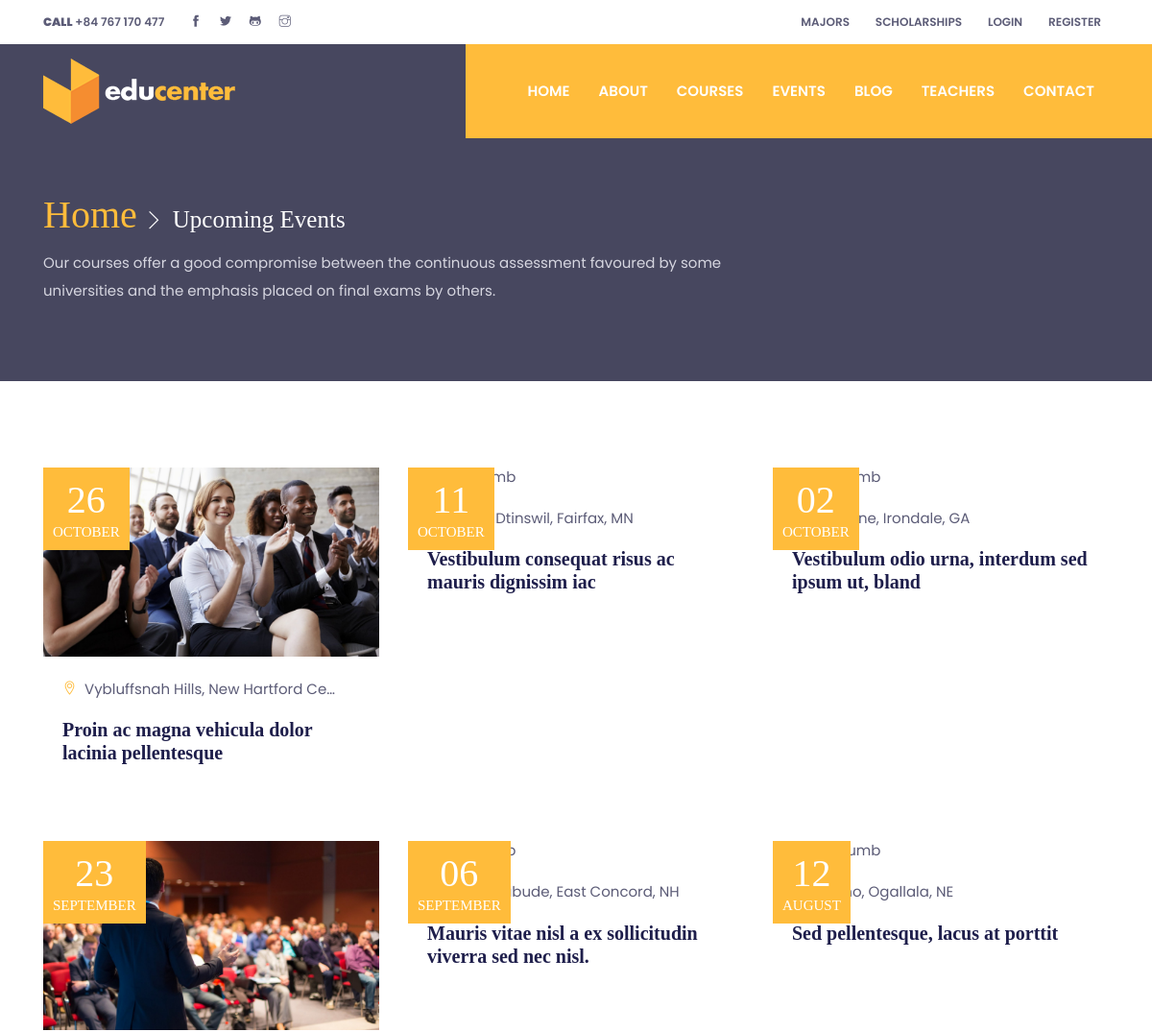
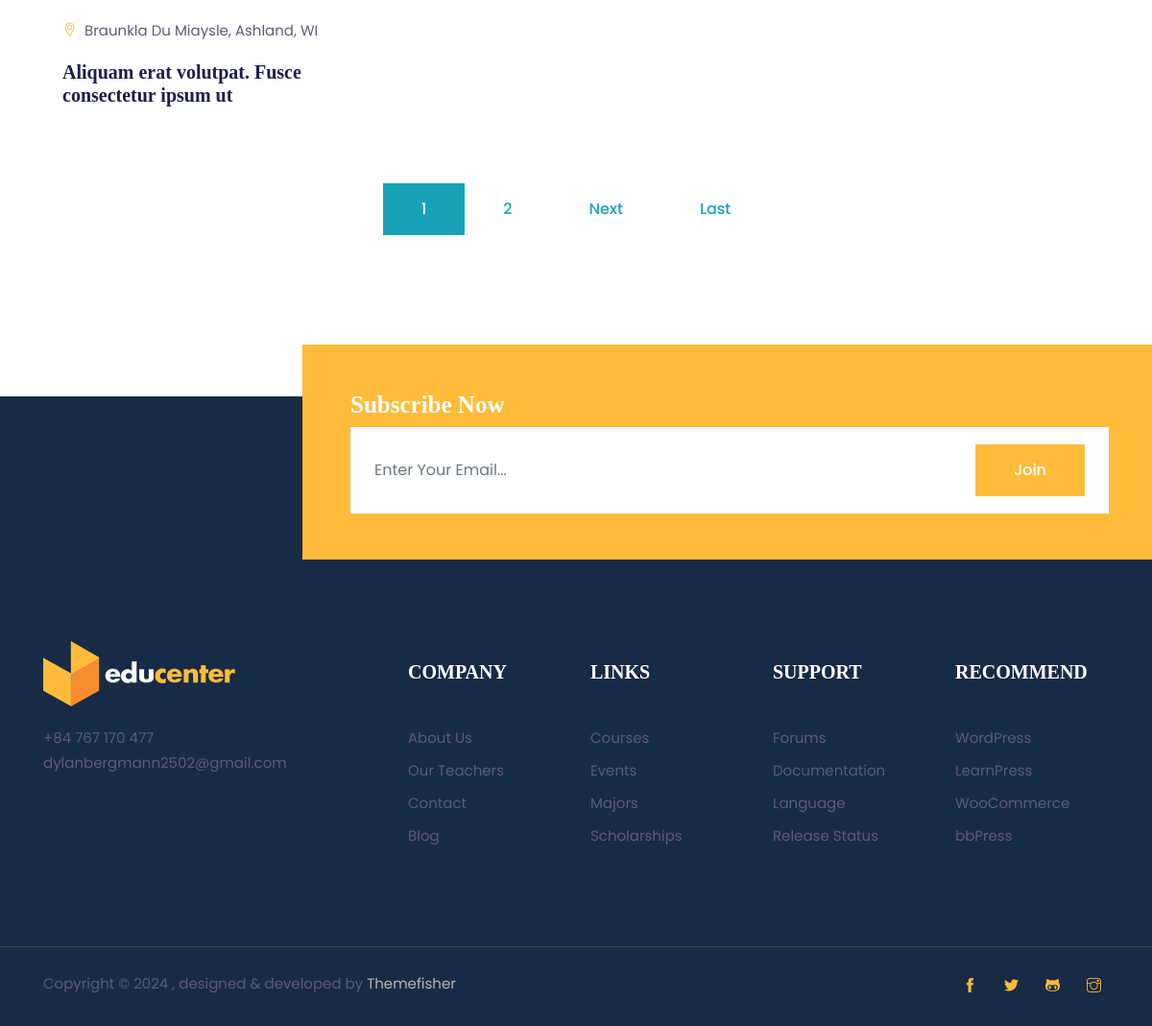
Screenshot of /events/ with the database file from the repository (2 pictures, top to bottom).
### postings/models.py (models this page shows, shortened)
class Event(models.Model):
    event = models.CharField(verbose_name="Event Name",max_length=120)
    date_time = models.DateTimeField(verbose_name="Date & Time")
    location = models.CharField(max_length=100)
    fee = MoneyField(default_currency='USD', max_digits=11)
    description = models.TextField()
    image = models.ImageField(default='default_pics/default_event.jpg', upload_to='event_pics')
    speakers = models.ManyToManyField(Teacher, verbose_name="Speakers")

### postings/views.py (the view)
# urls.py: path('events/', postings_views.EventListView.as_view(), name='event-list'),
class EventListView(ListView):
    queryset = Event.objects.all().order_by("-date_time")
    context_object_name = "events"
    template_name = "postings/event_list.html"
    paginate_by = 6
    def get_context_data(self, **kwargs):
        context = super().get_context_data(**kwargs)
        context['title'] = "Upcoming Events"
        return context

### templates/postings/event_list.html (shortened to what this page needs)
{% extends "main/base.html" %}
{% load static %}
{% block content %}
{% include "main/page_title_to_home.html" %}
<section class="section">
  <div class="container">
    <div class="row">
      {% for event in events %}
        <div class="col-lg-4 col-sm-6 mb-5">
          <div class="card border-0 rounded-0 hover-shadow">
            <div class="card-img position-relative">
              <img class="card-img-top rounded-0" src="{{event.image.url}}" alt="event thumb">
              <div class="card-date"><span>{{event.date_time|date:"d"}}</span><br>{{event.date_time|date:"F"}}</div>
            </div>
            <div class="card-body">
              <p><i class="ti-location-pin text-primary mr-2"></i>{{event.location|truncatechars:35}}</p>
              <a href="{% url 'event-detail' event.id %}">
                <h4 class="card-title">{{event.event|truncatechars:60}}</h4>
              </a>
            </div>
          </div>
        </div>
      {% endfor %}
    </div>
  </div>
  <div class="d-flex justify-content-center flex-nowrap">
    {% if is_paginated %}
      {% for num in page_obj.paginator.page_range %}
          {% if page_obj.number == num %}
            <a class="btn btn-info mb-4" href="?page={{ num }}">{{ num }}</a>
          {% elif num > page_obj.number|add:'-3' and num < page_obj.number|add:'3' %}
            <a class="btn btn-outline-info mb-4" href="?page={{ num }}">{{ num }}</a>
          {% endif %}
      {% endfor %}
      {% if page_obj.has_next %}
          <a class="btn btn-outline-info mb-4" href="?page={{ page_obj.next_page_number}}">Next</a>
          <a class="btn btn-outline-info mb-4" href="?page={{ page_obj.paginator.num_pages }}">Last</a>
      {% endif %}
    {% endif %}
  </div>
</section>
{% endblock content %}

### templates/main/base.html (shortened to what this page needs)
{% load static %}
<!DOCTYPE html>
<html lang="en">
<head>
  <link rel="stylesheet" href="{% static 'plugins/bootstrap/bootstrap.min.css' %}">
  <link rel="stylesheet" href="{% static 'plugins/slick/slick.css' %}">
  <link rel="stylesheet" href="{% static 'plugins/themify-icons/themify-icons.css' %}">
  <link rel="stylesheet" href="{% static 'plugins/animate/animate.css' %}">
  <link rel="stylesheet" href="{% static 'plugins/aos/aos.css' %}">
  <link rel="stylesheet" href="{% static 'plugins/venobox/venobox.css' %}">
  <link href="{% static 'css/style.css' %}" rel="stylesheet">
</head>
<body>
<header class="fixed-top header">
  <div class="top-header py-2 bg-white">
    <div class="container">
      <div class="row no-gutters">
        <div class="col-lg-4 text-center text-lg-left">
          <a class="text-color mr-3" href="tel:+84767170477"><strong>CALL</strong> +84 767 170 477</a>
          <ul class="list-inline d-inline">
            <li class="list-inline-item mx-0"><a class="d-inline-block p-2 text-color" href="https://github.com/DylanBergmann2502"><i class="ti-facebook"></i></a></li>
            <li class="list-inline-item mx-0"><a class="d-inline-block p-2 text-color" href="https://github.com/DylanBergmann2502"><i class="ti-twitter-alt"></i></a></li>
            <li class="list-inline-item mx-0"><a class="d-inline-block p-2 text-color" href="https://github.com/DylanBergmann2502"><i class="ti-github"></i></a></li>
            <li class="list-inline-item mx-0"><a class="d-inline-block p-2 text-color" href="https://github.com/DylanBergmann2502"><i class="ti-instagram"></i></a></li>
          </ul>
        </div>
        <div class="col-lg-8 text-center text-lg-right">
          <ul class="list-inline">
            <li class="list-inline-item"><a class="text-uppercase text-color p-sm-2 py-2 px-0 d-inline-block" href="{% url 'major-list' %}">MAJORS</a></li>
            <li class="list-inline-item"><a class="text-uppercase text-color p-sm-2 py-2 px-0 d-inline-block" href="{% url 'scholarship-list' %}">SCHOLARSHIPS</a></li>
            {% if user.is_authenticated %}
              {% if user.is_staff == True or user.is_teacher == True or user.is_student == True %}
                <li class="list-inline-item"><a class="text-uppercase text-color p-sm-2 py-2 px-0 d-inline-block" href="{% url 'password_change' %}">CHANGE PASSWORD</a></li>
              {% endif %}
              <li class="list-inline-item"><a class="text-uppercase text-color p-sm-2 py-2 px-0 d-inline-block" href="{% url 'logout' %}">LOGOUT</a></li>
            {% else %}
              <li class="list-inline-item"><a class="text-uppercase text-color p-sm-2 py-2 px-0 d-inline-block" href="{% url 'login' %}">LOGIN</a></li>
              <li class="list-inline-item"><a class="text-uppercase text-color p-sm-2 py-2 px-0 d-inline-block" href="{% url 'register' %}">REGISTER</a></li>
            {% endif %}
          </ul>
        </div>
      </div>
    </div>
  </div>
  <div class="navigation w-100">
    <div class="container">
      <nav class="navbar navbar-expand-lg navbar-dark p-0">
        <a class="navbar-brand" href="{% url 'home' %}"><img src="{% static 'images/logo.png' %}" alt="logo"></a>
        <div class="collapse navbar-collapse" id="navigation">
          <ul class="navbar-nav ml-auto text-center">
            <li class="nav-item @@home">
              <a class="nav-link" href="{% url 'home' %}">Home</a>
            </li>
            <li class="nav-item @@about">
              <a class="nav-link" href="{% url 'about' %}">About</a>
            </li>
            <li class="nav-item @@courses">
              <a class="nav-link" href="{% url 'course-list' %}">COURSES</a>
            </li>
            <li class="nav-item @@events">
              <a class="nav-link" href="{% url 'event-list' %}">EVENTS</a>
            </li>
            <li class="nav-item @@blog">
              <a class="nav-link" href="{% url 'blog-list' %}">BLOG</a>
            </li>
            <li class="nav-item @@teacher">
              <a class="nav-link" href="{% url 'teacher-list' %}">TEACHERS</a>
            </li>
            <li class="nav-item @@contact">
              <a class="nav-link" href="{% url 'contact' %}">CONTACT</a>
            </li>
          </ul>
        </div>
      </nav>
    </div>
  </div>
</header>
{% block content %}{% endblock content %}
<footer>
  <div class="newsletter">
    <div class="container">
      <div class="row">
        <div class="col-md-9 ml-auto bg-primary py-5 newsletter-block">
          <h3 class="text-white">Subscribe Now</h3>
          <form action="">
            <div class="input-wrapper">
              <input type="email" class="form-control border-0" id="newsletter" name="newsletter" placeholder="Enter Your Email...">
              <button type="submit" value="send" class="btn btn-primary">Join</button>
            </div>
          </form>
        </div>
      </div>
    </div>
  </div>
  <div class="footer bg-footer section border-bottom">
    <div class="container">
      <div class="row">
        <div class="col-lg-4 col-sm-8 mb-5 mb-lg-0">
          <a class="logo-footer" href="{% url 'home' %}"><img class="img-fluid mb-4" src="{% static 'images/logo.png' %}" alt="logo"></a>
          <ul class="list-unstyled">
            <li class="mb-2">+84 767 170 477</li>
            <li class="mb-2">dylanbergmann2502@gmail.com</li>
          </ul>
        </div>
        <div class="col-lg-2 col-md-3 col-sm-4 col-6 mb-5 mb-md-0">
          <h4 class="text-white mb-5">COMPANY</h4>
          <ul class="list-unstyled">
            <li class="mb-3"><a class="text-color" href="{% url 'about' %}">About Us</a></li>
            <li class="mb-3"><a class="text-color" href="{% url 'teacher-list' %}">Our Teachers</a></li>
            <li class="mb-3"><a class="text-color" href="{% url 'contact' %}">Contact</a></li>
            <li class="mb-3"><a class="text-color" href="{% url 'blog-list' %}">Blog</a></li>
          </ul>
        </div>
        <div class="col-lg-2 col-md-3 col-sm-4 col-6 mb-5 mb-md-0">
          <h4 class="text-white mb-5">LINKS</h4>
          <ul class="list-unstyled">
            <li class="mb-3"><a class="text-color" href="{% url 'course-list' %}">Courses</a></li>
            <li class="mb-3"><a class="text-color" href="{% url 'event-list' %}">Events</a></li>
            <li class="mb-3"><a class="text-color" href="{% url 'major-list' %}">Majors</a></li>
            <li class="mb-3"><a class="text-color" href="{% url 'scholarship-list' %}">Scholarships</a></li>
          </ul>
        </div>
        <div class="col-lg-2 col-md-3 col-sm-4 col-6 mb-5 mb-md-0">
          <h4 class="text-white mb-5">SUPPORT</h4>
          <ul class="list-unstyled">
            <li class="mb-3"><a class="text-color" href="https://github.com/DylanBergmann2502">Forums</a></li>
            <li class="mb-3"><a class="text-color" href="https://github.com/DylanBergmann2502">Documentation</a></li>
            <li class="mb-3"><a class="text-color" href="https://github.com/DylanBergmann2502">Language</a></li>
            <li class="mb-3"><a class="text-color" href="https://github.com/DylanBergmann2502">Release Status</a></li>
          </ul>
        </div>
        <div class="col-lg-2 col-md-3 col-sm-4 col-6 mb-5 mb-md-0">
          <h4 class="text-white mb-5">RECOMMEND</h4>
          <ul class="list-unstyled">
            <li class="mb-3"><a class="text-color" href="https://github.com/DylanBergmann2502">WordPress</a></li>
            <li class="mb-3"><a class="text-color" href="https://github.com/DylanBergmann2502">LearnPress</a></li>
            <li class="mb-3"><a class="text-color" href="https://github.com/DylanBergmann2502">WooCommerce</a></li>
            <li class="mb-3"><a class="text-color" href="https://github.com/DylanBergmann2502">bbPress</a></li>
          </ul>
        </div>
      </div>
    </div>
  </div>
  <div class="copyright py-4 bg-footer">
    <div class="container">
      <div class="row">
        <div class="col-sm-7 text-sm-left text-center">
          <p class="mb-0">Copyright &copy;
            , designed & developed by <a href="https://themefisher.com/" class="text-muted">Themefisher</a>
          </p>
        </div>
        <div class="col-sm-5 text-sm-right text-center">
          <ul class="list-inline">
            <li class="list-inline-item"><a class="d-inline-block p-2" href="https://facebook.com/themefisher/"><i class="ti-facebook text-primary"></i></a></li>
            <li class="list-inline-item"><a class="d-inline-block p-2" href="https://twitter.com/themefisher"><i class="ti-twitter-alt text-primary"></i></a></li>
            <li class="list-inline-item"><a class="d-inline-block p-2" href="https://github.com/themefisher"><i class="ti-github text-primary"></i></a></li>
            <li class="list-inline-item"><a class="d-inline-block p-2" href="https://instagram.com/themefisher/"><i class="ti-instagram text-primary"></i></a></li>
          </ul>
        </div>
      </div>
    </div>
  </div>
</footer>
</body>
</html>

### templates/main/page_title_to_home.html
{% load static %}
<section class="page-title-section overlay" data-background="{% static 'images/backgrounds/page-title.jpg' %}">
  <div class="container">
    <div class="row">
      <div class="col-md-8">
        <ul class="list-inline custom-breadcrumb mb-2">
          <li class="list-inline-item"><a class="h2 text-primary font-secondary" href="{% url 'home' %}">Home</a></li>
          <li class="list-inline-item text-white h3 font-secondary nasted">{{title}}</li>
        </ul>
        <p class="text-lighten mb-0">Our courses offer a good compromise between the continuous assessment favoured by some universities and the emphasis placed on final exams by others.</p>
      </div>
    </div>
  </div>
</section>

### static/css/style.css (style rules this page uses)
body { line-height: 1.2; font-family: "Poppins", sans-serif; -webkit-font-smoothing: antialiased; font-size: 15px; color: #5c5c77; }
p, .paragraph { font-weight: 400; color: #5c5c77; font-size: 15px; line-height: 1.9; font-family: "Poppins", sans-serif; }
h1, h2, h3, h4, h5, h6 { color: #1e1e4b; font-family: "futura-bold"; font-weight: 700; line-height: 1.2; }
h2, .h2 { font-size: 40px; }
h3, .h3 { font-size: 25px; }
h4, .h4 { font-size: 20px; }
.btn { font-size: 16px; font-family: "Poppins", sans-serif; text-transform: capitalize; padding: 15px 40px; border-radius: 0; font-weight: 500; border: 0; position: relative; z-index: 1; transition: 0.2s ease; overflow: hidden; white-space: nowrap; }
.btn::before { position: absolute; content: ""; height: 80%; width: 100%; left: 0; bottom: 10%; z-index: -1; transition: transform 0.2s ease-in-out; transform-origin: top; transform: scaleY(0); }
.btn-primary { color: #fff; background-color: #ffbc3b; }
.btn-primary::before { background-color: #fff; }
body { background-color: #fff; overflow-x: hidden; }
ol, ul { list-style-type: none; margin: 0px; }
img { vertical-align: middle; border: 0; }
a, a:hover, a:focus { text-decoration: none; }
a, button, select { cursor: pointer; transition: 0.2s ease; }
h4 { transition: 0.2s ease; }
.section { padding-top: 90px; padding-bottom: 90px; }
.overlay { position: relative; }
.overlay::before { position: absolute; content: ""; height: 100%; width: 100%; top: 0; left: 0; background: #1a1a37; opacity: 0.8; }
.bg-primary { background: #ffbc3b !important; }
.text-primary { color: #ffbc3b !important; }
.text-color { color: #5c5c77; }
.text-lighten { color: #d6d6e0 !important; }
.text-muted { color: #b5b5b7 !important; }
.font-secondary { font-family: "futura-bold"; }
.page-title-section { padding: 200px 0 80px; }
.custom-breadcrumb li.nasted { position: relative; padding-left: 25px; }
.custom-breadcrumb li.nasted::before { position: absolute; font-family: "themify"; content: "\e649"; font-size: 20px; top: 50%; left: -5px; color: #fff; transform: translateY(-50%); }
.top-header { font-size: 12px; transition: transform 0.2s ease; transform-origin: top; font-weight: 600; }
.navigation { background: linear-gradient(to right, transparent 50%, #ffbc3b 50%); transition: 0.2s ease; }
.navbar-nav { padding-left: 50px; background: #ffbc3b; }
.nav-item { margin: 0 15px; position: relative; }
.nav-item .nav-link { text-transform: uppercase; font-weight: 600; }
.nav-item::before { position: absolute; left: 0; bottom: 0; height: 6px; width: 100%; content: ""; background: #fff; transform: scaleY(0); transform-origin: top; transition: transform 0.3s ease; pointer-events: none; }
.navbar-dark .navbar-nav .nav-link { color: #fff; }
.navbar-expand-lg .navbar-nav .nav-link { padding: 40px 0px; }
.hover-shadow { transition: 0.3s ease; }
.card-date { position: absolute; background: #ffbc3b; font-family: "futura-bold"; text-align: center; padding: 10px; color: #fff; top: 0; left: 0; text-transform: uppercase; }
.card-date span { font-size: 40px; }
.newsletter { background-image: linear-gradient(to right, transparent 50%, #ffbc3b 50%); margin-bottom: -170px; position: relative; z-index: 1; }
.newsletter-block { padding-left: 50px; }
.input-wrapper { position: relative; }
.input-wrapper button { position: absolute; right: 25px; top: 50%; transform: translateY(-50%); }
.form-control { height: 60px; background: #fff; border-radius: 0; padding-left: 25px; }
.newsletter-block .form-control { height: 90px; }
.bg-footer { background-color: #182b45; }
.logo-footer { margin-top: -20px; display: inline-block; }
.footer { border-color: #494a43 !important; padding-top: 275px; }

### rows the page displays
Event: image (picture), date_time "26", date_time "OCTOBER", location "Vybluffsnah Hills, New Hartford Ce…", event "Proin ac magna vehicula dolor lacinia pellentesque"
Event: date_time "11", date_time "OCTOBER", location "Santa Dtinswil, Fairfax, MN", event "Vestibulum consequat risus ac mauris dignissim iac"
Event: date_time "02", date_time "OCTOBER", location "Las Uline, Irondale, GA", event "Vestibulum odio urna, interdum sed ipsum ut, bland"
Event: image (picture), date_time "23", date_time "SEPTEMBER", location "Braunkla Du Miaysle, Ashland, WI", event "Aliquam erat volutpat. Fusce consectetur ipsum ut"
Event: date_time "06", date_time "SEPTEMBER", location "Royal Liabude, East Concord, NH", event "Mauris vitae nisl a ex sollicitudin viverra sed nec nisl."
Event: date_time "12", date_time "AUGUST", location "Mosho, Ogallala, NE", event "Sed pellentesque, lacus at porttit"

### other values shown
{{ title }} "Upcoming Events"
{{ num }} "1"
{{ num }} "2"
